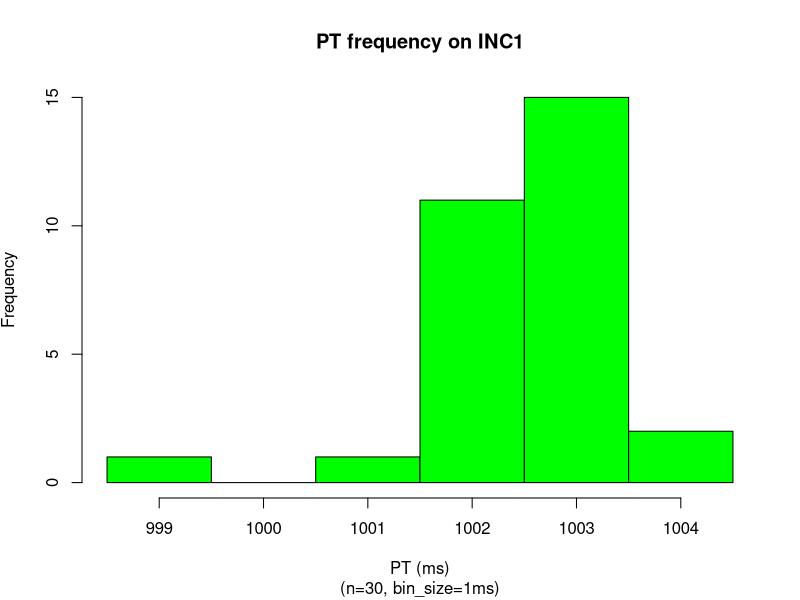
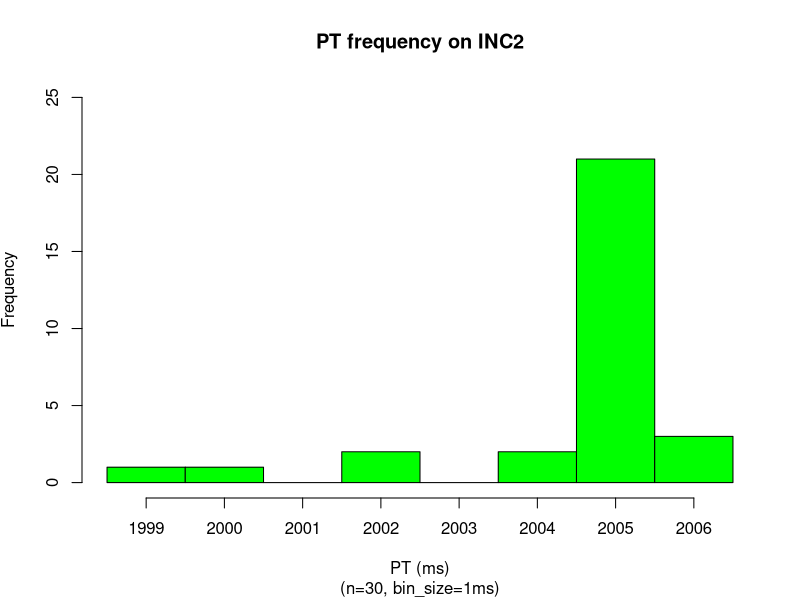
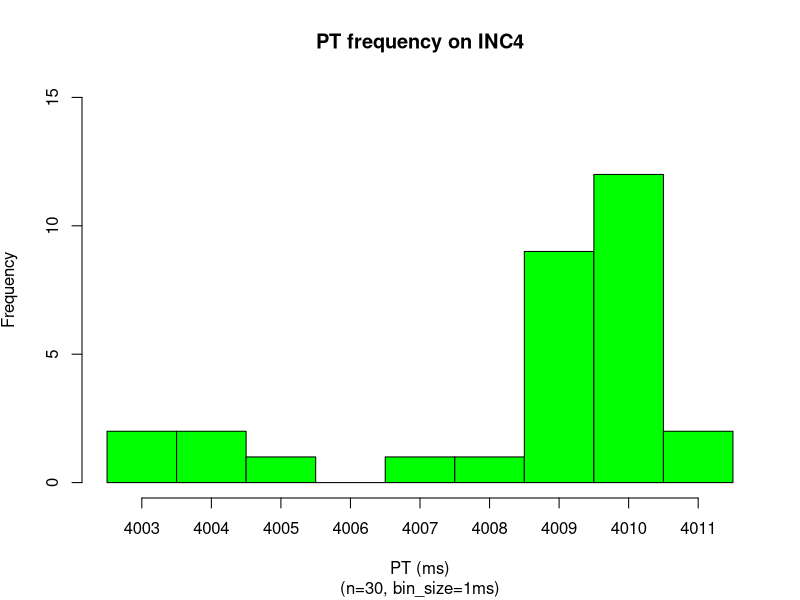
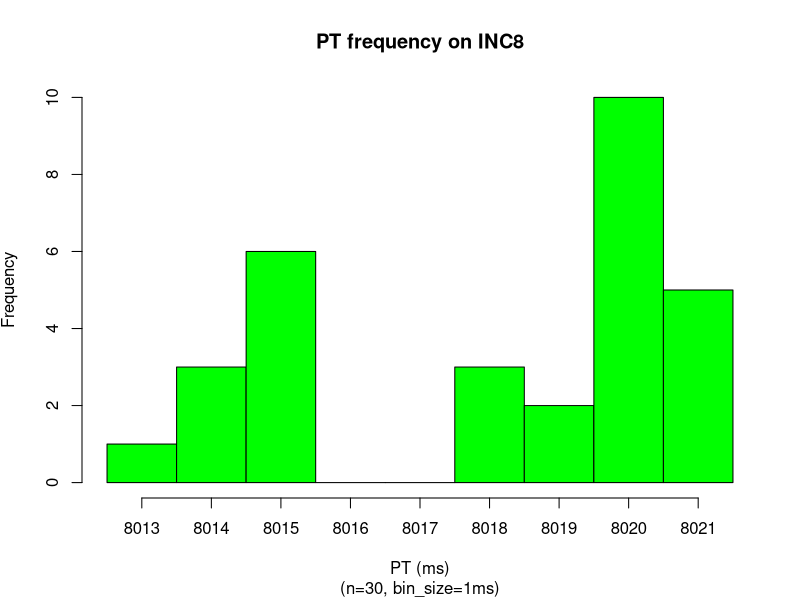
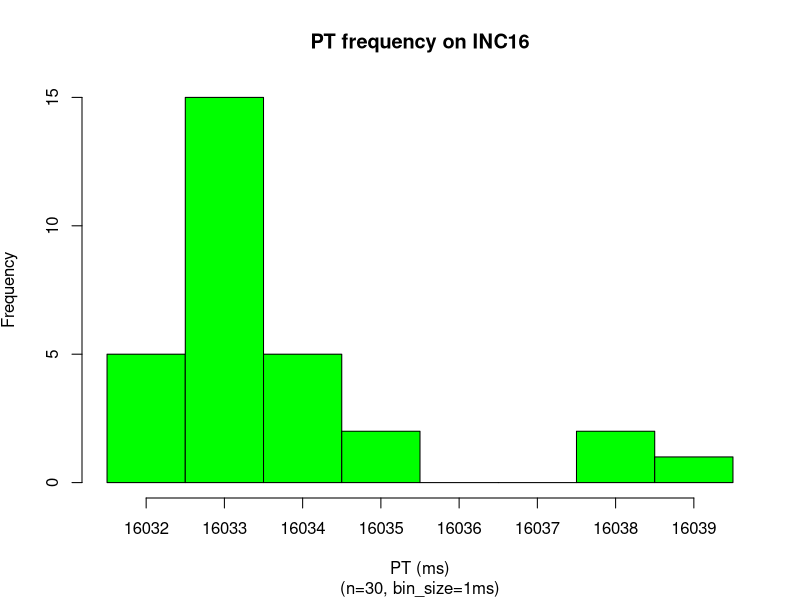
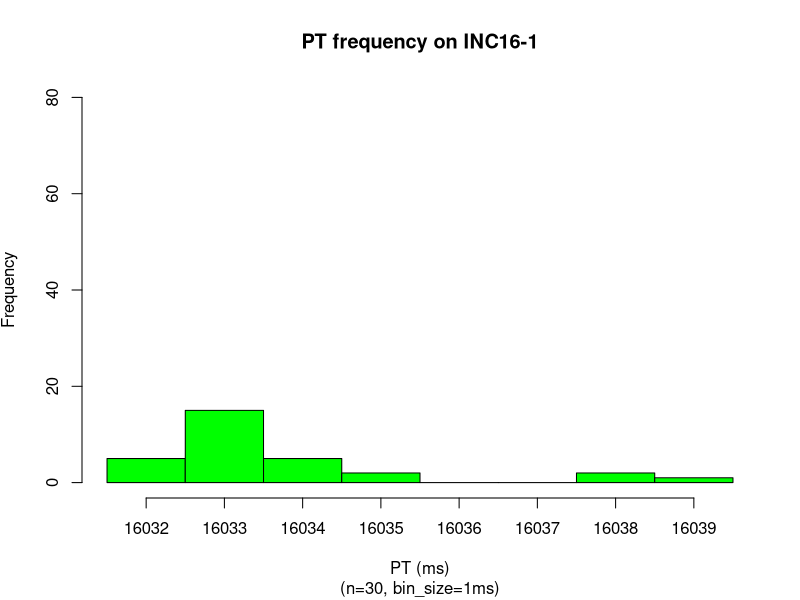

These charts were generated, in order, by the following R code: (Note: this script raises an error after producing the figures.)
numSamples <- 30
x = read.csv(file="1_sec.dat",head=TRUE,sep="\t")
x <- subset(x, x$ITERNUM <= numSamples)
setEPS()
postscript("1_sec_pt_hist.eps")
binsize=1
x_up = mean(x$PRTIME) + 2*sd(x$PRTIME)
x_dn = mean(x$PRTIME) - 2*sd(x$PRTIME)
#x = subset(x, x$PRTIME >= x_dn & x$PRTIME <= x_up)
xmin <-min(x$PRTIME)
xmin
xmax <-max(x$PRTIME)
xmax
nbins <- ceiling((xmax-xmin) / binsize)
h = hist(x$PRTIME, right=F, breaks=seq(xmin,xmax+binsize,binsize),plot=F)
ymax <- max(h$counts)
ymax <- ceiling(ymax/100)*100
ymax <- 15
plot(h, xaxt="n",axes = TRUE,freq=TRUE,ylim=c(0,ymax), col="green", main='PT frequency on INC1', 
sub=paste("(n=",nrow(x),", bin_size=",binsize,"ms)",sep=""), 
xlab='PT (ms)', ylab=expression('Frequency'))
axis(side=1,at=h$mids,labels=seq(xmin,xmax,1))
dev.off()

numSamples <- 30
x = read.csv(file="2_sec.dat",head=TRUE,sep="\t")
x <- subset(x, x$ITERNUM <= numSamples)
setEPS()
postscript("2_sec_pt_hist.eps")
binsize=1
x_up = mean(x$PRTIME) + 2*sd(x$PRTIME)
x_dn = mean(x$PRTIME) - 2*sd(x$PRTIME)
#x = subset(x, x$PRTIME >= x_dn & x$PRTIME <= x_up)
xmin <-min(x$PRTIME)
xmin
xmax <-max(x$PRTIME)
xmax
nbins <- ceiling((xmax-xmin) / binsize)
h = hist(x$PRTIME, right=F, breaks=seq(xmin,xmax+binsize,binsize),plot=F)
ymax <- max(h$counts)
ymax <- ceiling(ymax/100)*100
ymax <-25
plot(h, xaxt="n",axes = TRUE,freq=TRUE,ylim=c(0,ymax), col="green", main='PT frequency on INC2', 
sub=paste("(n=",nrow(x),", bin_size=",binsize,"ms)",sep=""), 
xlab='PT (ms)', ylab=expression('Frequency'))
axis(side=1,at=h$mids,labels=seq(xmin,xmax,1))
dev.off()

numSamples <- 30
x = read.csv(file="4_sec.dat",head=TRUE,sep="\t")
x <- subset(x, x$ITERNUM <= numSamples)
setEPS()
postscript("4_sec_pt_hist.eps")
binsize=1
x_up = mean(x$PRTIME) + 2*sd(x$PRTIME)
x_dn = mean(x$PRTIME) - 2*sd(x$PRTIME)
#x = subset(x, x$PRTIME >= x_dn & x$PRTIME <= x_up)
xmin <-min(x$PRTIME)
xmin
xmax <-max(x$PRTIME)
xmax
nbins <- ceiling((xmax-xmin) / binsize)
h = hist(x$PRTIME, right=F, breaks=seq(xmin,xmax+binsize,binsize),plot=F)
ymax <- max(h$counts)
ymax <- ceiling(ymax/100)*100
ymax <-15
plot(h, xaxt="n",axes = TRUE,freq=TRUE,ylim=c(0,ymax), col="green", main='PT frequency on INC4', 
sub=paste("(n=",nrow(x),", bin_size=",binsize,"ms)",sep=""), 
xlab='PT (ms)', ylab=expression('Frequency'))
axis(side=1,at=h$mids,labels=seq(xmin,xmax,1))
dev.off()

numSamples <- 30
x = read.csv(file="8_sec.dat",head=TRUE,sep="\t")
x <- subset(x, x$ITERNUM <= numSamples)
setEPS()
postscript("8_sec_pt_hist.eps")
binsize=1
x_up = mean(x$PRTIME) + 2*sd(x$PRTIME)
x_dn = mean(x$PRTIME) - 2*sd(x$PRTIME)
#x = subset(x, x$PRTIME >= x_dn & x$PRTIME <= x_up)
xmin <-min(x$PRTIME)
xmin
xmax <-max(x$PRTIME)
xmax
nbins <- ceiling((xmax-xmin) / binsize)
h = hist(x$PRTIME, right=F, breaks=seq(xmin,xmax+binsize,binsize),plot=F)
ymax <- max(h$counts)
ymax <- ceiling(ymax/100)*100
ymax <-10
plot(h, xaxt="n",axes = TRUE,freq=TRUE,ylim=c(0,ymax), col="green", main='PT frequency on INC8', 
sub=paste("(n=",nrow(x),", bin_size=",binsize,"ms)",sep=""), 
xlab='PT (ms)', ylab=expression('Frequency'))
axis(side=1,at=h$mids,labels=seq(xmin,xmax,1))
dev.off()

numSamples <- 30
x = read.csv(file="16_sec.dat",head=TRUE,sep="\t")
x <- subset(x, x$ITERNUM <= numSamples)
setEPS()
postscript("16_sec_pt_hist.eps")
binsize=1
x_up = mean(x$PRTIME) + 2*sd(x$PRTIME)
x_dn = mean(x$PRTIME) - 2*sd(x$PRTIME)
#x = subset(x, x$PRTIME >= x_dn & x$PRTIME <= x_up)
xmin <-min(x$PRTIME)
xmin
xmax <-max(x$PRTIME)
xmax
nbins <- ceiling((xmax-xmin) / binsize)
h = hist(x$PRTIME, right=F, breaks=seq(xmin,xmax+binsize,binsize),plot=F)
ymax <- max(h$counts)
ymax <- ceiling(ymax/100)*100
ymax <-15
plot(h, xaxt="n",axes = TRUE,freq=TRUE,ylim=c(0,ymax), col="green", main='PT frequency on INC16', 
sub=paste("(n=",nrow(x),", bin_size=",binsize,"ms)",sep=""), 
xlab='PT (ms)', ylab=expression('Frequency'))
axis(side=1,at=h$mids,labels=seq(xmin,xmax,1))
dev.off()

###############################################################################################

numSamples <- 1000
x = read.csv(file="16_sec.dat",head=TRUE,sep="\t")
x1 <- subset(x, x$ITERNUM <= 200)
x2 <- subset(x, x$ITERNUM > 200 & x$ITERNUM <= 400)
x3 <- subset(x, x$ITERNUM > 400 & x$ITERNUM <= 600)
x4 <- subset(x, x$ITERNUM > 600 & x$ITERNUM <= 800)
x5 <- subset(x, x$ITERNUM > 800 & x$ITERNUM <= 1000)

### 16-1
setEPS()
postscript("16_sec_pt_hist0_1.eps")
x1_up = mean(x1$PRTIME) + 2*sd(x1$PRTIME)
x1_dn = mean(x1$PRTIME) - 2*sd(x1$PRTIME)
#x1 = subset(x1, x1$PRTIME >= x1_dn & x1$PRTIME <= x1_up)
binsize=1
xmin <-min(x1$PRTIME)
xmin
xmax <-max(x1$PRTIME)
xmax
nbins <- ceiling((xmax-xmin) / binsize)
h = hist(x1$PRTIME, right=F, breaks=seq(xmin,xmax+1,1),plot=F)
nrow(x1)
h
ymax <- max(h$counts)
ymax <- ceiling(ymax/100)*100
ymax <-80
plot(h, xaxt='n', axes = TRUE,freq=TRUE,ylim=c(0,ymax), col="green",  main='PT frequency on INC16-1', 
sub=paste("(n=",nrow(x1),", bin_size=",binsize,"ms)",sep=""), 
xlab='PT (ms)', ylab=expression('Frequency'))
axis(side=1,at=h$mids,labels=seq(xmin,xmax,1))
dev.off()

### 16-2
setEPS()
postscript("16_sec_pt_hist0_2.eps")
x2_up = mean(x2$PRTIME) + 2*sd(x2$PRTIME)
x2_dn = mean(x2$PRTIME) - 2*sd(x2$PRTIME)
#x2 = subset(x2, x2$PRTIME >= x2_dn & x2$PRTIME <= x2_up)
binsize=1
xmin <-min(x2$PRTIME)
xmin
xmax <-max(x2$PRTIME)
xmax
nbins <- ceiling((xmax-xmin) / binsize)
h = hist(x2$PRTIME, right=F, breaks=seq(xmin,xmax+1,1),plot=F)
nrow(x2)
h
ymax <- max(h$counts)
ymax <- ceiling(ymax/100)*100
ymax <-80
plot(h, xaxt='n', axes = TRUE,freq=TRUE,ylim=c(0,ymax), col="green",  main='PT frequency on INC16-2', 
sub=paste("(n=",nrow(x2),", bin_size=",binsize,"ms)",sep=""), 
xlab='PT (ms)', ylab=expression('Frequency'))
axis(side=1,at=h$mids,labels=seq(xmin,xmax,1))
dev.off()

### 16-3
setEPS()
postscript("16_sec_pt_hist0_3.eps")
x3_up = mean(x3$PRTIME) + 2*sd(x3$PRTIME)
x3_dn = mean(x3$PRTIME) - 2*sd(x3$PRTIME)
#x3 = subset(x3, x3$PRTIME >= x3_dn & x3$PRTIME <= x3_up)
binsize=1
xmin <-min(x3$PRTIME)
xmin
xmax <-max(x3$PRTIME)
xmax
nbins <- ceiling((xmax-xmin) / binsize)
h = hist(x3$PRTIME, right=F, breaks=seq(xmin,xmax+1,1),plot=F)
nrow(x3)
h
ymax <- max(h$counts)
ymax <- ceiling(ymax/100)*100
ymax <-80
plot(h, xaxt='n', axes = TRUE,freq=TRUE,ylim=c(0,ymax), col="green",  main='PT frequency on INC16-3', 
sub=paste("(n=",nrow(x3),", bin_size=",binsize,"ms)",sep=""), 
xlab='PT (ms)', ylab=expression('Frequency'))
axis(side=1,at=h$mids,labels=seq(xmin,xmax,1))
dev.off()

### 16-4
setEPS()
postscript("16_sec_pt_hist0_4.eps")
x4_up = mean(x4$PRTIME) + 2*sd(x4$PRTIME)
x4_dn = mean(x4$PRTIME) - 2*sd(x4$PRTIME)
#x4 = subset(x4, x4$PRTIME >= x4_dn & x4$PRTIME <= x4_up)
binsize=1
xmin <-min(x4$PRTIME)
xmin
xmax <-max(x4$PRTIME)
xmax
nbins <- ceiling((xmax-xmin) / binsize)
h = hist(x4$PRTIME, right=F, breaks=seq(xmin,xmax+1,1),plot=F)
nrow(x4)
h
ymax <- max(h$counts)
ymax <- ceiling(ymax/100)*100
ymax <-80
plot(h, xaxt='n', axes = TRUE,freq=TRUE,ylim=c(0,ymax), col="green",  main='PT frequency on INC16-4', 
sub=paste("(n=",nrow(x4),", bin_size=",binsize,"ms)",sep=""), 
xlab='PT (ms)', ylab=expression('Frequency'))
axis(side=1,at=h$mids,labels=seq(xmin,xmax,1))
dev.off()

### 16-5
setEPS()
postscript("16_sec_pt_hist0_5.eps")
x5_up = mean(x5$PRTIME) + 2*sd(x5$PRTIME)
x5_dn = mean(x5$PRTIME) - 2*sd(x5$PRTIME)
#x5 = subset(x5, x5$PRTIME >= x5_dn & x5$PRTIME <= x5_up)
binsize=1
xmin <-min(x5$PRTIME)
xmin
xmax <-max(x5$PRTIME)
xmax
nbins <- ceiling((xmax-xmin) / binsize)
h = hist(x5$PRTIME, right=F, breaks=seq(xmin,xmax+1,1),plot=F)
nrow(x5)
h
ymax <- max(h$counts)
ymax <- ceiling(ymax/100)*100
ymax <-80
plot(h, xaxt='n', axes = TRUE,freq=TRUE,ylim=c(0,ymax), col="green",  main='PT frequency on INC16-5', 
sub=paste("(n=",nrow(x5),", bin_size=",binsize,"ms)",sep=""), 
xlab='PT (ms)', ylab=expression('Frequency'))
axis(side=1,at=h$mids,labels=seq(xmin,xmax,1))
dev.off()

###########
### 16-1
setEPS()
postscript("16_sec_pt_hist1.eps")
x1_up = mean(x1$PRTIME) + 2*sd(x1$PRTIME)
x1_dn = mean(x1$PRTIME) - 2*sd(x1$PRTIME)
x1 = subset(x1, x1$PRTIME >= x1_dn & x1$PRTIME <= x1_up)
binsize=1
xmin <-min(x1$PRTIME)
xmin
xmax <-max(x1$PRTIME)
xmax
nbins <- ceiling((xmax-xmin) / binsize)
h = hist(x1$PRTIME, right=F, breaks=seq(xmin,xmax+1,1),plot=F)
nrow(x1)
h
ymax <- max(h$counts)
ymax <- ceiling(ymax/100)*100
ymax <-80
plot(h, xaxt='n', axes = TRUE,freq=TRUE,ylim=c(0,ymax), col="green",  main='PT frequency on INC16-1', 
sub=paste("(n=",nrow(x1),", bin_size=",binsize,"ms)",sep=""), 
xlab='PT (ms)', ylab=expression('Frequency'))
axis(side=1,at=h$mids,labels=seq(xmin,xmax,1))
dev.off()

### 16-2
setEPS()
postscript("16_sec_pt_hist2.eps")
x2_up = mean(x2$PRTIME) + 2*sd(x2$PRTIME)
x2_dn = mean(x2$PRTIME) - 2*sd(x2$PRTIME)
x2 = subset(x2, x2$PRTIME >= x2_dn & x2$PRTIME <= x2_up)
binsize=1
xmin <-min(x2$PRTIME)
xmin
xmax <-max(x2$PRTIME)
xmax
nbins <- ceiling((xmax-xmin) / binsize)
h = hist(x2$PRTIME, right=F, breaks=seq(xmin,xmax+1,1),plot=F)
nrow(x2)
h
ymax <- max(h$counts)
ymax <- ceiling(ymax/100)*100
ymax <-80
plot(h, xaxt='n', axes = TRUE,freq=TRUE,ylim=c(0,ymax), col="green",  main='PT frequency on INC16-2', 
sub=paste("(n=",nrow(x2),", bin_size=",binsize,"ms)",sep=""), 
xlab='PT (ms)', ylab=expression('Frequency'))
axis(side=1,at=h$mids,labels=seq(xmin,xmax,1))
dev.off()

### 16-3
setEPS()
postscript("16_sec_pt_hist3.eps")
x3_up = mean(x3$PRTIME) + 2*sd(x3$PRTIME)
x3_dn = mean(x3$PRTIME) - 2*sd(x3$PRTIME)
x3 = subset(x3, x3$PRTIME >= x3_dn & x3$PRTIME <= x3_up)
binsize=1
xmin <-min(x3$PRTIME)
xmin
xmax <-max(x3$PRTIME)
xmax
nbins <- ceiling((xmax-xmin) / binsize)
h = hist(x3$PRTIME, right=F, breaks=seq(xmin,xmax+1,1),plot=F)
nrow(x3)
h
ymax <- max(h$counts)
ymax <- ceiling(ymax/100)*100
ymax <-80
plot(h, xaxt='n', axes = TRUE,freq=TRUE,ylim=c(0,ymax), col="green",  main='PT frequency on INC16-3', 
sub=paste("(n=",nrow(x3),", bin_size=",binsize,"ms)",sep=""), 
xlab='PT (ms)', ylab=expression('Frequency'))
axis(side=1,at=h$mids,labels=seq(xmin,xmax,1))
dev.off()

### 16-4
setEPS()
postscript("16_sec_pt_hist4.eps")
x4_up = mean(x4$PRTIME) + 2*sd(x4$PRTIME)
x4_dn = mean(x4$PRTIME) - 2*sd(x4$PRTIME)
x4 = subset(x4, x4$PRTIME >= x4_dn & x4$PRTIME <= x4_up)
binsize=1
xmin <-min(x4$PRTIME)
xmin
xmax <-max(x4$PRTIME)
xmax
nbins <- ceiling((xmax-xmin) / binsize)
h = hist(x4$PRTIME, right=F, breaks=seq(xmin,xmax+1,1),plot=F)
nrow(x4)
h
ymax <- max(h$counts)
ymax <- ceiling(ymax/100)*100
ymax <-80
plot(h, xaxt='n', axes = TRUE,freq=TRUE,ylim=c(0,ymax), col="green",  main='PT frequency on INC16-4', 
sub=paste("(n=",nrow(x4),", bin_size=",binsize,"ms)",sep=""), 
xlab='PT (ms)', ylab=expression('Frequency'))
axis(side=1,at=h$mids,labels=seq(xmin,xmax,1))
dev.off()

### 16-5
setEPS()
postscript("16_sec_pt_hist5.eps")
x5_up = mean(x5$PRTIME) + 2*sd(x5$PRTIME)
x5_dn = mean(x5$PRTIME) - 2*sd(x5$PRTIME)
x5 = subset(x5, x5$PRTIME >= x5_dn & x5$PRTIME <= x5_up)
binsize=1
xmin <-min(x5$PRTIME)
xmin
xmax <-max(x5$PRTIME)
xmax
nbins <- ceiling((xmax-xmin) / binsize)
h = hist(x5$PRTIME, right=F, breaks=seq(xmin,xmax+1,1),plot=F)
nrow(x5)
h
ymax <- max(h$counts)
ymax <- ceiling(ymax/100)*100
ymax <-80
plot(h, xaxt='n', axes = TRUE,freq=TRUE,ylim=c(0,ymax), col="green",  main='PT frequency on INC16-5', 
sub=paste("(n=",nrow(x5),", bin_size=",binsize,"ms)",sep=""), 
xlab='PT (ms)', ylab=expression('Frequency'))
axis(side=1,at=h$mids,labels=seq(xmin,xmax,1))
dev.off()

### INC1
numSamples <- 30
x = read.csv(file="1_sec.dat",head=TRUE,sep="\t")
x <- subset(x, x$ITERNUM <= numSamples)
x_up = mean(x$PRTIME) + 2*sd(x$PRTIME);
x_dn = mean(x$PRTIME) - 2*sd(x$PRTIME);
#x <- subset(x, x$PRTIME >= x_dn & x$PRTIME <= x_up);
setEPS()
postscript("1_sec_pt_hist.eps")
binsize=1
xmin <-min(x$PRTIME)
xmax <-max(x$PRTIME)
nbins <- ceiling((xmax-xmin) / binsize)
h = hist(x$PRTIME, right=F, breaks=seq(xmin,xmax+1,1),plot=F)
nrow(x)
h
ymax <- max(h$counts)
ymax <- ceiling(ymax/100)*100
plot(h, xaxt='n', axes = TRUE,freq=TRUE,ylim=c(0,ymax), col="green",  main='PT frequency on INC1', 
sub=paste("(n=",nrow(x),", bin_size=",binsize,"ms)",sep=""), 
xlab='PT (ms)', ylab=expression('Frequency'))
axis(side=1,at=h$mids,labels=seq(xmin,xmax,1))
dev.off()


#########################################
### INC9
numSamples <- 1000
x = read.csv(file="INC9_sec.dat",head=TRUE,sep="\t")
x <- subset(x, x$ITERNUM <= numSamples)
x_up = mean(x$PRTIME) + 2*sd(x$PRTIME);
x_dn = mean(x$PRTIME) - 2*sd(x$PRTIME);
x <- subset(x, x$PRTIME >= x_dn & x$PRTIME <= x_up);
setEPS()
postscript("9_sec_pt_hist.eps")
binsize=1
xmin <-min(x$PRTIME)
xmax <-max(x$PRTIME)
nbins <- ceiling((xmax-xmin) / binsize)
h = hist(x$PRTIME, right=F, breaks=seq(xmin,xmax+1,1),plot=F)
nrow(x)
h
ymax <- max(h$counts)
ymax <- ceiling(ymax/100)*100
plot(h, xaxt='n', axes = TRUE,freq=TRUE,ylim=c(0,ymax), col="green",  main='PT frequency on INC9', 
sub=paste("(n=",nrow(x),", bin_size=",binsize,"ms)",sep=""), 
xlab='PT (ms)', ylab=expression('Frequency'))
axis(side=1,at=h$mids,labels=seq(xmin,xmax,1))
dev.off()



### sodb9
numSamples <- 1000
x = read.csv(file="1_sec.dat",head=TRUE,sep="\t")
x <- subset(x, x$ITERNUM <= numSamples)
setEPS()
postscript("1_sec_pt_hist.eps")
binsize=1
x_up = mean(x$PRTIME) + 2*sd(x$PRTIME)
x_dn = mean(x$PRTIME) - 2*sd(x$PRTIME)
#x = subset(x, x$PRTIME >= x_dn & x$PRTIME <= x_up)
xmin <-min(x$PRTIME)
xmin
xmax <-max(x$PRTIME)
xmax
task_len <- 1000
sd(x$PRTIME)/task_len
nbins <- ceiling((xmax-xmin) / binsize)
h = hist(x$PRTIME, right=F, breaks=seq(xmin,xmax+binsize,binsize),plot=F)
ymax <- max(h$counts)
ymax <- ceiling(ymax/100)*100
plot(h, xaxt="n",axes = TRUE,freq=TRUE,ylim=c(0,ymax), col="green", main='PT frequency on INC1', 
sub=paste("(n=",nrow(x),", bin_size=",binsize,"ms)",sep=""), 
xlab='PT (ms)', ylab=expression('Frequency'))
axis(side=1,at=h$mids,labels=seq(xmin,xmax,1))
dev.off()





setEPS()
postscript("16_sec_pt_hist.eps")
#x <- subset(x, x$ITERNUM != 686 & x$ITERNUM != 700)
x_up = mean(x$PRTIME) + 2*sd(x$PRTIME)
x_dn = mean(x$PRTIME) - 2*sd(x$PRTIME)
#x = subset(x, x$PRTIME >= x_dn & x$PRTIME <= x_up)
binsize=1
xmin <-min(x$PRTIME)
xmin
xmax <-max(x$PRTIME)
xmax
task_len <- 16000
sd(x$PRTIME)/task_len
nbins <- ceiling((xmax-xmin) / binsize)
h = hist(x$PRTIME, right=F, breaks=seq(xmin,xmax+binsize,binsize),plot=F)
ymax <- max(h$counts)
ymax <- ceiling(ymax/100)*100
#ymax <- 100
plot(h, ylim=c(0,ymax), xaxt="n",freq=TRUE,col="green", main='PT frequency on INC16', 
sub=paste("(n=",nrow(x),", bin_size=",binsize,"ms)",sep=""), 
xlab='PT (ms)', ylab=expression('Frequency'))
axis(side=1,at=h$mids,labels=seq(xmin,xmax,1))
dev.off()





### sodb9
numSamples <- 1000
x = read.csv(file="1_sec.dat",head=TRUE,sep="\t")
x <- subset(x, x$ITERNUM <= numSamples)
setEPS()
postscript("1_sec_pt_hist.eps")
binsize=1
x_up = mean(x$PRTIME) + 2*sd(x$PRTIME)
x_dn = mean(x$PRTIME) - 2*sd(x$PRTIME)
#x = subset(x, x$PRTIME >= x_dn & x$PRTIME <= x_up)
xmin <-min(x$PRTIME)
xmin
xmax <-max(x$PRTIME)
xmax
task_len <- 1000
sd(x$PRTIME)/task_len
nbins <- ceiling((xmax-xmin) / binsize)
h = hist(x$PRTIME, right=F, breaks=seq(xmin,xmax+binsize,binsize),plot=F)
ymax <- max(h$counts)
ymax <- ceiling(ymax/100)*100
plot(h, xaxt="n",axes = TRUE,freq=TRUE,ylim=c(0,ymax), col="green", main='PT frequency on INC1', 
sub=paste("(n=",nrow(x),", bin_size=",binsize,"ms)",sep=""), 
xlab='PT (ms)', ylab=expression('Frequency'))
axis(side=1,at=h$mids,labels=seq(xmin,xmax,1))
dev.off()

x = read.csv(file="2_sec.dat",head=TRUE,sep="\t")
x <- subset(x, x$ITERNUM <= numSamples)
setEPS()
postscript("2_sec_pt_hist.eps")
binsize=1
x_up = mean(x$PRTIME) + 2*sd(x$PRTIME)
x_dn = mean(x$PRTIME) - 2*sd(x$PRTIME)
#x = subset(x, x$PRTIME >= x_dn & x$PRTIME <= x_up)
xmin <-min(x$PRTIME)
xmin
xmax <-max(x$PRTIME)
xmax
task_len <- 2000
sd(x$PRTIME)/task_len
nbins <- ceiling((xmax-xmin) / binsize)
h = hist(x$PRTIME, right=F, breaks=seq(xmin,xmax+binsize,binsize),plot=F)
ymax <- max(h$counts)
ymax <- ceiling(ymax/100)*100
#ymax <- 400
plot(h, xaxt="n",freq=TRUE,ylim=c(0,ymax), col="green", main='PT frequency on INC2', 
sub=paste("(n=",nrow(x),", bin_size=",binsize,"ms)",sep=""), 
xlab='PT (ms)', ylab=expression('Frequency'))
axis(side=1,at=h$mids,labels=seq(xmin,xmax,1))
dev.off()

x = read.csv(file="4_sec.dat",head=TRUE,sep="\t")
x <- subset(x, x$ITERNUM <= numSamples)
setEPS()
postscript("4_sec_pt_hist.eps")
x_up = mean(x$PRTIME) + 2*sd(x$PRTIME)
x_dn = mean(x$PRTIME) - 2*sd(x$PRTIME)
#x = subset(x, x$PRTIME >= x_dn & x$PRTIME <= x_up)
xmin <-min(x$PRTIME)
xmin
xmax <-max(x$PRTIME)
xmax
nbins <- ceiling((xmax-xmin) / binsize)
h = hist(x$PRTIME, right=F, breaks=seq(xmin,xmax+binsize,binsize),plot=F)
ymax <- max(h$counts)
ymax <- ceiling(ymax/100)*100
#ymax <- 200
xmin <-min(x$PRTIME)
xmax <-max(x$PRTIME)
task_len <- 4000
sd(x$PRTIME)/task_len
binsize=1
plot(h, ylim=c(0,ymax), xaxt="n",freq=TRUE,col="green", main='PT frequency on INC4', 
sub=paste("(n=",nrow(x),", bin_size=",binsize,"ms)",sep=""), 
xlab='PT (ms)', ylab=expression('Frequency'))
axis(side=1,at=h$mids,labels=seq(xmin,xmax,1))
dev.off()

x = read.csv(file="8_sec.dat",head=TRUE,sep="\t")
x <- subset(x, x$ITERNUM <= numSamples)
setEPS()
postscript("8_sec_pt_hist.eps")
x <- subset(x, x$ITERNUM != 27)
x_up = mean(x$PRTIME) + 2*sd(x$PRTIME)
x_dn = mean(x$PRTIME) - 2*sd(x$PRTIME)
#x = subset(x, x$PRTIME >= x_dn & x$PRTIME <= x_up)
binsize=1
xmin <-min(x$PRTIME)
xmin
xmax <-max(x$PRTIME)
xmax
task_len <- 8000
sd(x$PRTIME)/task_len
nbins <- ceiling((xmax-xmin) / binsize)
h = hist(x$PRTIME, right=F, breaks=seq(xmin,xmax+binsize,binsize),plot=F)
ymax <- max(h$counts)
ymax <- ceiling(ymax/100)*100
#ymax <- 100
plot(h, ylim=c(0,ymax), xaxt="n",freq=TRUE,col="green", main='PT frequency on INC8', 
sub=paste("(n=",nrow(x),", bin_size=",binsize,"ms)",sep=""), 
xlab='PT (ms)', ylab=expression('Frequency'))
axis(side=1,at=h$mids,labels=seq(xmin,xmax,1))
dev.off()


x = read.csv(file="16_sec.dat",head=TRUE,sep="\t")
x <- subset(x, x$ITERNUM <= numSamples)
setEPS()
postscript("16_sec_pt_hist.eps")
#x <- subset(x, x$ITERNUM != 686 & x$ITERNUM != 700)
x_up = mean(x$PRTIME) + 2*sd(x$PRTIME)
x_dn = mean(x$PRTIME) - 2*sd(x$PRTIME)
#x = subset(x, x$PRTIME >= x_dn & x$PRTIME <= x_up)
binsize=1
xmin <-min(x$PRTIME)
xmin
xmax <-max(x$PRTIME)
xmax
task_len <- 16000
sd(x$PRTIME)/task_len
nbins <- ceiling((xmax-xmin) / binsize)
h = hist(x$PRTIME, right=F, breaks=seq(xmin,xmax+binsize,binsize),plot=F)
ymax <- max(h$counts)
ymax <- ceiling(ymax/100)*100
#ymax <- 100
plot(h, ylim=c(0,ymax), xaxt="n",freq=TRUE,col="green", main='PT frequency on INC16', 
sub=paste("(n=",nrow(x),", bin_size=",binsize,"ms)",sep=""), 
xlab='PT (ms)', ylab=expression('Frequency'))
axis(side=1,at=h$mids,labels=seq(xmin,xmax,1))
dev.off()

x = read.csv(file="32_sec.dat",head=TRUE,sep="\t")
x <- subset(x, x$ITERNUM <= numSamples)
setEPS()
postscript("32_sec_pt_hist.eps")
x <- subset(x, x$ITERNUM != 433)
x_up = mean(x$PRTIME) + 2*sd(x$PRTIME)
x_dn = mean(x$PRTIME) - 2*sd(x$PRTIME)
#x = subset(x, x$PRTIME >= x_dn & x$PRTIME <= x_up)
binsize=1
xmin <-min(x$PRTIME)
xmin
xmax <-max(x$PRTIME)
xmax
task_len <- 32000
sd(x$PRTIME)/task_len
nbins <- ceiling((xmax-xmin) / binsize)
h = hist(x$PRTIME, right=F, breaks=seq(xmin,xmax+binsize,binsize),plot=F)
ymax <- max(h$counts)
ymax <- ceiling(ymax/100)*100
#ymax <- 100
plot(h, ylim=c(0,ymax), xaxt="n",freq=TRUE,col="green", main='PT frequency on INC32', 
sub=paste("(n=",nrow(x),", bin_size=",binsize,"ms)",sep=""), 
xlab='PT (ms)', ylab=expression('Frequency'))
axis(side=1,at=h$mids,labels=seq(xmin,xmax,1))
dev.off()

x = read.csv(file="64_sec.dat",head=TRUE,sep="\t")
x <- subset(x, x$ITERNUM <= numSamples)
setEPS()
postscript("64_sec_pt_hist.eps")
#x <- subset(x, x$ITERNUM != 85 & x$ITERNUM != 89 & x$ITERNUM != 308 & x$ITERNUM != 312 & x$ITERNUM != 437 & x$ITERNUM != 437 & x$ITERNUM != 531 & x$ITERNUM != 535 & x$ITERNUM != 754 & x$ITERNUM != 758 & x$ITERNUM != 977 & x$ITERNUM != 981)
x_up = mean(x$PRTIME) + 2*sd(x$PRTIME)
x_dn = mean(x$PRTIME) - 2*sd(x$PRTIME)
#x = subset(x, x$PRTIME >= x_dn & x$PRTIME <= x_up)
binsize=1
xmin <-min(x$PRTIME)
xmin
xmax <-max(x$PRTIME)
xmax
task_len <- 64000
sd(x$PRTIME)/task_len
nbins <- ceiling((xmax-xmin) / binsize)
h = hist(x$PRTIME, right=F, breaks=seq(xmin,xmax+binsize,binsize),plot=F)
ymax <- max(h$counts)
ymax <- ceiling(ymax/100)*100
ymax <- 250
plot(h, ylim=c(0,ymax), xaxt="n",freq=TRUE,col="green", main='PT frequency on INC64', 
sub=paste("(n=",nrow(x),", bin_size=",binsize,"ms)",sep=""), 
xlab='PT (ms)', ylab=expression('Frequency'))
axis(side=1,at=h$mids,labels=seq(xmin,xmax,1))
dev.off()

x = read.csv(file="128_sec.dat",head=TRUE,sep="\t")
x <- subset(x, x$ITERNUM <= numSamples)
setEPS()
postscript("128_sec_pt_hist.eps")
x <- subset(x, x$ITERNUM != 26)
x_up = mean(x$PRTIME) + 2*sd(x$PRTIME)
x_dn = mean(x$PRTIME) - 2*sd(x$PRTIME)
#x = subset(x, x$PRTIME >= x_dn & x$PRTIME <= x_up)
xmax <- max(x$PRTIME)
xmin <- min(x$PRTIME)
binsize=2
xmin <-min(x$PRTIME)
xmin
xmax <-max(x$PRTIME)
xmax
task_len <- 128000
sd(x$PRTIME)/task_len
nbins <- ceiling((xmax-xmin) / binsize)
h = hist(x$PRTIME, right=F, breaks=seq(xmin,xmax+binsize,binsize),plot=F)
ymax <- max(h$counts)
ymax <- ceiling(ymax/100)*100
ymax <- 100
plot(h, ylim=c(0,ymax), xaxt="n",freq=TRUE,col="green", main='PT frequency on INC128', 
sub=paste("(n=",nrow(x),", bin_size=",binsize,"ms)",sep=""), 
xlab='PT (ms)', ylab=expression('Frequency'))
axis(side=1,at=seq(min(h$mids),max(h$mids)+binsize,binsize),labels=seq(ceiling(min(h$mids)),ceiling(max(h$mids))+binsize,binsize))
dev.off()

x = read.csv(file="256_sec.dat",head=TRUE,sep="\t")
setEPS()
postscript("256_sec_pt_hist.eps")
x <- subset(x, x$ITERNUM != 199)
x_up = mean(x$PRTIME) + 2*sd(x$PRTIME)
x_dn = mean(x$PRTIME) - 2*sd(x$PRTIME)
#x = subset(x, x$PRTIME >= x_dn & x$PRTIME <= x_up)
binsize=2
xmin <-min(x$PRTIME)
xmin
xmax <-max(x$PRTIME)
xmax
task_len <- 256000
sd(x$PRTIME)/task_len
nbins <- ceiling((xmax-xmin) / binsize)
h = hist(x$PRTIME, right=F, breaks=seq(xmin,xmax+binsize,binsize),plot=F)
ymax <- max(h$counts)
ymax <- ceiling(ymax/100)*100
ymax <- 80
xmin <-min(x$PRTIME)
xmax <-max(x$PRTIME)
plot(h, ylim=c(0,ymax), xaxt="n",freq=TRUE,col="green", main='PT frequency on INC256', 
sub=paste("(n=",nrow(x),", bin_size=",binsize,"ms)",sep=""), 
xlab='PT (ms)', ylab=expression('Frequency'))
axis(side=1,at=seq(min(h$mids),max(h$mids)+binsize,binsize),labels=seq(ceiling(min(h$mids)),ceiling(max(h$mids))+binsize,binsize))
dev.off()

x = read.csv(file="512_sec.dat",head=TRUE,sep="\t")
setEPS()
postscript("512_sec_pt_hist.eps")
x <- subset(x, x$ITERNUM != 114 & x$ITERNUM != 186 & x$ITERNUM != 285)
x_up = mean(x$PRTIME) + 2*sd(x$PRTIME)
x_dn = mean(x$PRTIME) - 2*sd(x$PRTIME)
#x = subset(x, x$PRTIME >= x_dn & x$PRTIME <= x_up)
binsize=5
xmin <-min(x$PRTIME)
xmin
xmax <-max(x$PRTIME)
xmax
task_len <- 512000
sd(x$PRTIME)/task_len
nbins <- ceiling((xmax-xmin) / binsize)
h = hist(x$PRTIME, right=F, breaks=seq(xmin,xmax+binsize,binsize),plot=F)
ymax <- max(h$counts)
ymax <- ceiling(ymax/100)*100
ymax <-120
plot(h, ylim=c(0,ymax), xaxt="n",freq=TRUE,col="green", main='PT frequency on INC512', 
sub=paste("(n=",nrow(x),", bin_size=",binsize,"ms)",sep=""), 
xlab='PT (ms)', ylab=expression('Frequency'))
axis(side=1,at=seq(min(h$mids),max(h$mids)+binsize,binsize),labels=seq(ceiling(min(h$mids)),ceiling(max(h$mids))+binsize,binsize))
dev.off()

x = read.csv(file="1024_sec.dat",head=TRUE,sep="\t")
setEPS()
postscript("1024_sec_pt_hist.eps")
x <- subset(x, x$ITERNUM != 17 & x$ITERNUM != 101 & x$ITERNUM != 184 & x$ITERNUM != 268)
x_up = mean(x$PRTIME) + 2*sd(x$PRTIME)
x_dn = mean(x$PRTIME) - 2*sd(x$PRTIME)
#x = subset(x, x$PRTIME >= x_dn & x$PRTIME <= x_up)
binsize=5
xmin <-min(x$PRTIME)
xmin
xmax <-max(x$PRTIME)
xmax
task_len <- 1024000
sd(x$PRTIME)/task_len
nbins <- ceiling((xmax-xmin) / binsize)
h = hist(x$PRTIME, right=F, breaks=seq(xmin,xmax+binsize,binsize),plot=F)
ymax <- max(h$counts)
ymax <- ceiling(ymax/100)*100
ymax <- 100
plot(h, ylim=c(0,ymax), xaxt="n",freq=TRUE,col="green", main='PT frequency on INC1024', 
sub=paste("(n=",nrow(x),", bin_size=",binsize,"ms)",sep=""), 
xlab='PT (ms)', ylab=expression('Frequency'))
axis(side=1,at=seq(min(h$mids),max(h$mids)+binsize,binsize),labels=seq(ceiling(min(h$mids)),ceiling(max(h$mids))+binsize,binsize))
dev.off()

### run on sodb10
x = read.csv(file="2048_sec.dat",head=TRUE,sep="\t")
setEPS()
postscript("2048_sec_pt_hist.eps")
x_up = mean(x$PRTIME) + 2*sd(x$PRTIME)
x_dn = mean(x$PRTIME) - 2*sd(x$PRTIME)
#x = subset(x, x$PRTIME >= x_dn & x$PRTIME <= x_up)
binsize=5
xmin <-min(x$PRTIME)
xmin
xmax <-max(x$PRTIME)
xmax
task_len <- 2048000
sd(x$PRTIME)/task_len
nbins <- ceiling((xmax-xmin) / binsize)
h = hist(x$PRTIME, right=F, breaks=seq(xmin,xmax+binsize,binsize),plot=F)
ymax <- max(h$counts)
ymax <- ceiling(ymax/100)*100
ymax <- 80
plot(h, ylim=c(0,ymax), xaxt="n",freq=TRUE,col="green", main='PT frequency on INC2048', 
sub=paste("(n=",nrow(x),", bin_size=",binsize,"ms)",sep=""), 
xlab='PT (ms)', ylab=expression('Frequency'))
axis(side=1,at=seq(min(h$mids),max(h$mids)+binsize,binsize),labels=seq(ceiling(min(h$mids)),ceiling(max(h$mids))+binsize,binsize))
dev.off()

### run on sodb12
x = read.csv(file="4096_sec.dat",head=TRUE,sep="\t")
setEPS()
postscript("4096_sec_pt_hist.eps")
x <- subset(x, x$ITERNUM != 5 & x$ITERNUM != 26 & x$ITERNUM != 47 & x$ITERNUM != 68 & x$ITERNUM != 89 & x$ITERNUM != 110 & x$ITERNUM != 131 & x$ITERNUM != 152 & x$ITERNUM != 173 & x$ITERNUM != 195 & x$ITERNUM != 215 & x$ITERNUM != 236 & x$ITERNUM != 258 & x$ITERNUM != 278 & x$ITERNUM != 299) 
x_up = mean(x$PRTIME) + 2*sd(x$PRTIME)
x_dn = mean(x$PRTIME) - 2*sd(x$PRTIME)
#x = subset(x, x$PRTIME >= x_dn & x$PRTIME <= x_up)
binsize=5
xmin <-min(x$PRTIME)
xmin
xmax <-max(x$PRTIME)
xmax
task_len <- 4096000
sd(x$PRTIME)/task_len
h = hist(x$PRTIME, right=F, breaks=seq(xmin,xmax+binsize,binsize),plot=F)
ymax <- max(h$counts)
ymax <- ceiling(ymax/100)*100
ymax <-50
plot(h, ylim=c(0,ymax), xaxt="n",freq=TRUE,col="green", main='PT frequency on INC4096', 
sub=paste("(n=",nrow(x),", bin_size=",binsize,"ms)",sep=""), 
xlab='PT (ms)', ylab=expression('Frequency'))
axis(side=1,at=seq(min(h$mids),max(h$mids)+binsize,binsize),labels=seq(ceiling(min(h$mids)),ceiling(max(h$mids))+binsize,binsize))
dev.off()

x = read.csv(file="8192_sec.dat",head=TRUE,sep="\t")
setEPS()
postscript("8192_sec_pt_hist.eps")
x_up = mean(x$PRTIME) + 2*sd(x$PRTIME)
x_dn = mean(x$PRTIME) - 2*sd(x$PRTIME)
#x = subset(x, x$PRTIME >= x_dn & x$PRTIME <= x_up)
binsize=5
xmin <-min(x$PRTIME)
xmin <- xmin-2
xmax <-max(x$PRTIME)
xmax <- xmax+1
task_len <-8192
sd(x$PRTIME)/task_len 
nbins <- ceiling((xmax-xmin) / binsize)
h = hist(x$PRTIME, right=F, breaks=seq(xmin,xmax+binsize,binsize),plot=F)
ymax <- max(h$counts)
ymax <- ceiling(ymax/100)*100
ymax <- 40
plot(h, ylim=c(0,ymax), xaxt="n",freq=TRUE,col="green", main='', 
sub=paste("(n=",nrow(x),", bin_size=",binsize,"ms)",sep=""), 
xlab='PT (ms)', ylab=expression('Frequency'))
axis(side=1,at=seq(min(h$mids),max(h$mids)+binsize,binsize),labels=seq(ceiling(min(h$mids)),ceiling(max(h$mids))+binsize,binsize))
dev.off()

x = read.csv(file="16384_sec.dat",head=TRUE,sep="\t")
setEPS()
task_len <-16384
postscript("16384_sec_pt_hist.eps")
x_up = mean(x$PRTIME) + 2*sd(x$PRTIME)
x_dn = mean(x$PRTIME) - 2*sd(x$PRTIME)
task_len <-16384
sd(x$PRTIME)/task_len 
#x = subset(x, x$PRTIME >= x_dn & x$PRTIME <= x_up)
binsize=10
xmin <-min(x$PRTIME)
xmin <- xmin-7
xmax <-max(x$PRTIME)
xmax <- xmax+5
nbins <- ceiling((xmax-xmin) / binsize)
h = hist(x$PRTIME, right=F, breaks=seq(xmin,xmax+binsize,binsize),plot=F)
ymax <- max(h$counts)
ymax <- ceiling(ymax/100)*100
ymax <- 20
plot(h, ylim=c(0,ymax), xaxt="n",freq=TRUE,col="green", main='', 
sub=paste("(n=",nrow(x),", bin_size=",binsize,"ms)",sep=""), 
xlab='PT (ms)', ylab=expression('Frequency'))
axis(side=1,at=seq(min(h$mids),max(h$mids)+binsize,binsize),labels=seq(ceiling(min(h$mids)),ceiling(max(h$mids))+binsize,binsize))
dev.off()
